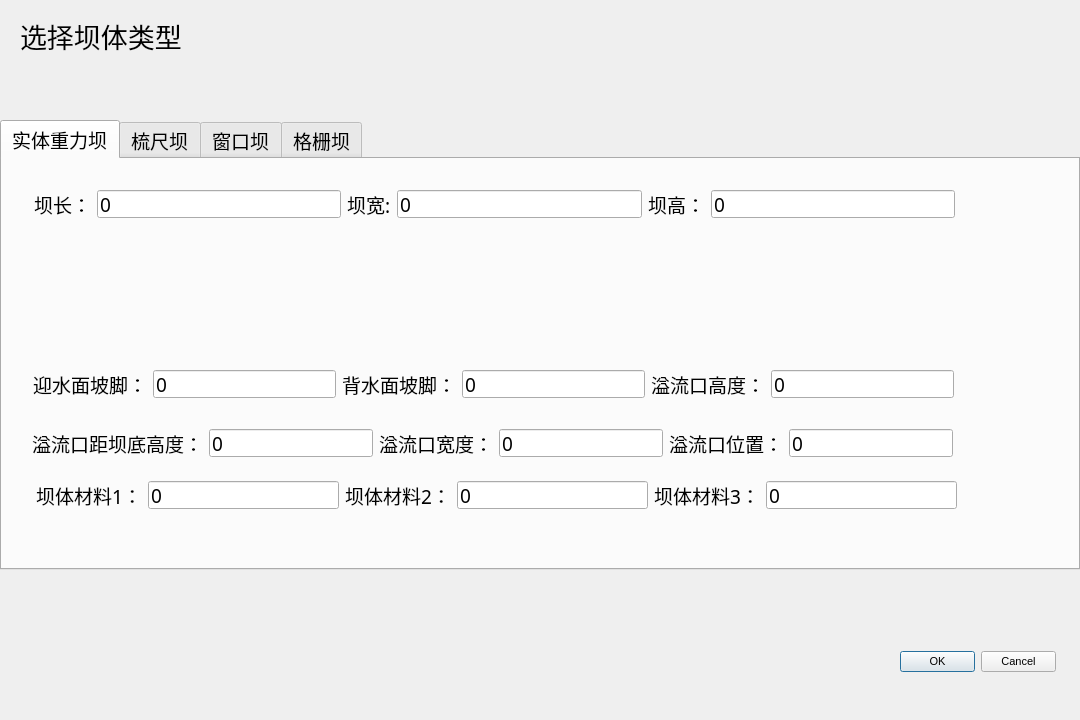
<?xml version="1.0" encoding="UTF-8"?>
<ui version="4.0">
 <class>Dialog_dam</class>
 <widget class="QDialog" name="Dialog_dam">
  <property name="geometry">
   <rect>
    <x>0</x>
    <y>0</y>
    <width>1080</width>
    <height>720</height>
   </rect>
  </property>
  <property name="font">
   <font>
    <family>黑体</family>
    <pointsize>14</pointsize>
   </font>
  </property>
  <property name="windowTitle">
   <string>Dialog</string>
  </property>
  <widget class="QLabel" name="label">
   <property name="geometry">
    <rect>
     <x>20</x>
     <y>20</y>
     <width>171</width>
     <height>31</height>
    </rect>
   </property>
   <property name="font">
    <font>
     <family>黑体</family>
     <pointsize>20</pointsize>
    </font>
   </property>
   <property name="text">
    <string>选择坝体类型</string>
   </property>
  </widget>
  <widget class="QTabWidget" name="tabWidget">
   <property name="enabled">
    <bool>true</bool>
   </property>
   <property name="geometry">
    <rect>
     <x>0</x>
     <y>120</y>
     <width>1080</width>
     <height>450</height>
    </rect>
   </property>
   <property name="tabShape">
    <enum>QTabWidget::Rounded</enum>
   </property>
   <property name="currentIndex">
    <number>0</number>
   </property>
   <property name="elideMode">
    <enum>Qt::ElideRight</enum>
   </property>
   <widget class="QWidget" name="tab">
    <attribute name="title">
     <string>实体重力坝</string>
    </attribute>
    <widget class="QWidget" name="layoutWidget">
     <property name="geometry">
      <rect>
       <x>32</x>
       <y>31</y>
       <width>921</width>
       <height>28</height>
      </rect>
     </property>
     <layout class="QHBoxLayout" name="horizontalLayout">
      <item>
       <widget class="QLabel" name="label_2">
        <property name="text">
         <string>坝长：</string>
        </property>
       </widget>
      </item>
      <item>
       <widget class="QLineEdit" name="lineEdit">
        <property name="text">
         <string>0</string>
        </property>
       </widget>
      </item>
      <item>
       <widget class="QLabel" name="label_3">
        <property name="text">
         <string>坝宽:</string>
        </property>
       </widget>
      </item>
      <item>
       <widget class="QLineEdit" name="lineEdit_2">
        <property name="text">
         <string>0</string>
        </property>
       </widget>
      </item>
      <item>
       <widget class="QLabel" name="label_4">
        <property name="text">
         <string>坝高：</string>
        </property>
       </widget>
      </item>
      <item>
       <widget class="QLineEdit" name="lineEdit_3">
        <property name="text">
         <string>0</string>
        </property>
       </widget>
      </item>
     </layout>
    </widget>
    <widget class="QWidget" name="layoutWidget">
     <property name="geometry">
      <rect>
       <x>30</x>
       <y>270</y>
       <width>921</width>
       <height>28</height>
      </rect>
     </property>
     <layout class="QHBoxLayout" name="horizontalLayout_3">
      <item>
       <widget class="QLabel" name="label_8">
        <property name="text">
         <string>溢流口距坝底高度：</string>
        </property>
       </widget>
      </item>
      <item>
       <widget class="QLineEdit" name="lineEdit_7">
        <property name="text">
         <string>0</string>
        </property>
       </widget>
      </item>
      <item>
       <widget class="QLabel" name="label_9">
        <property name="text">
         <string>溢流口宽度：</string>
        </property>
       </widget>
      </item>
      <item>
       <widget class="QLineEdit" name="lineEdit_8">
        <property name="text">
         <string>0</string>
        </property>
       </widget>
      </item>
      <item>
       <widget class="QLabel" name="label_10">
        <property name="text">
         <string>溢流口位置：</string>
        </property>
       </widget>
      </item>
      <item>
       <widget class="QLineEdit" name="lineEdit_9">
        <property name="text">
         <string>0</string>
        </property>
       </widget>
      </item>
     </layout>
    </widget>
    <widget class="QWidget" name="layoutWidget">
     <property name="geometry">
      <rect>
       <x>31</x>
       <y>211</y>
       <width>921</width>
       <height>28</height>
      </rect>
     </property>
     <layout class="QHBoxLayout" name="horizontalLayout_2">
      <item>
       <widget class="QLabel" name="label_5">
        <property name="text">
         <string>迎水面坡脚：</string>
        </property>
       </widget>
      </item>
      <item>
       <widget class="QLineEdit" name="lineEdit_4">
        <property name="text">
         <string>0</string>
        </property>
       </widget>
      </item>
      <item>
       <widget class="QLabel" name="label_6">
        <property name="text">
         <string>背水面坡脚：</string>
        </property>
       </widget>
      </item>
      <item>
       <widget class="QLineEdit" name="lineEdit_5">
        <property name="text">
         <string>0</string>
        </property>
       </widget>
      </item>
      <item>
       <widget class="QLabel" name="label_7">
        <property name="text">
         <string>溢流口高度：</string>
        </property>
       </widget>
      </item>
      <item>
       <widget class="QLineEdit" name="lineEdit_6">
        <property name="text">
         <string>0</string>
        </property>
       </widget>
      </item>
     </layout>
    </widget>
    <widget class="QWidget" name="layoutWidget">
     <property name="geometry">
      <rect>
       <x>34</x>
       <y>322</y>
       <width>921</width>
       <height>28</height>
      </rect>
     </property>
     <layout class="QHBoxLayout" name="horizontalLayout_4">
      <item>
       <widget class="QLabel" name="label_11">
        <property name="text">
         <string>坝体材料1：</string>
        </property>
       </widget>
      </item>
      <item>
       <widget class="QLineEdit" name="lineEdit_10">
        <property name="text">
         <string>0</string>
        </property>
       </widget>
      </item>
      <item>
       <widget class="QLabel" name="label_12">
        <property name="text">
         <string>坝体材料2：</string>
        </property>
       </widget>
      </item>
      <item>
       <widget class="QLineEdit" name="lineEdit_11">
        <property name="text">
         <string>0</string>
        </property>
       </widget>
      </item>
      <item>
       <widget class="QLabel" name="label_13">
        <property name="text">
         <string>坝体材料3：</string>
        </property>
       </widget>
      </item>
      <item>
       <widget class="QLineEdit" name="lineEdit_12">
        <property name="text">
         <string>0</string>
        </property>
       </widget>
      </item>
     </layout>
    </widget>
   </widget>
   <widget class="QWidget" name="tab_3">
    <attribute name="title">
     <string>梳尺坝</string>
    </attribute>
    <widget class="QLabel" name="label_14">
     <property name="geometry">
      <rect>
       <x>300</x>
       <y>150</y>
       <width>531</width>
       <height>141</height>
      </rect>
     </property>
     <property name="font">
      <font>
       <family>黑体</family>
       <pointsize>72</pointsize>
      </font>
     </property>
     <property name="text">
      <string>敬请期待</string>
     </property>
    </widget>
   </widget>
   <widget class="QWidget" name="tab_2">
    <attribute name="title">
     <string>窗口坝</string>
    </attribute>
    <widget class="QLabel" name="label_15">
     <property name="geometry">
      <rect>
       <x>300</x>
       <y>150</y>
       <width>531</width>
       <height>141</height>
      </rect>
     </property>
     <property name="font">
      <font>
       <family>黑体</family>
       <pointsize>72</pointsize>
      </font>
     </property>
     <property name="text">
      <string>敬请期待</string>
     </property>
    </widget>
   </widget>
   <widget class="QWidget" name="tab_4">
    <attribute name="title">
     <string>格栅坝</string>
    </attribute>
    <widget class="QLabel" name="label_16">
     <property name="geometry">
      <rect>
       <x>300</x>
       <y>150</y>
       <width>531</width>
       <height>141</height>
      </rect>
     </property>
     <property name="font">
      <font>
       <family>黑体</family>
       <pointsize>72</pointsize>
      </font>
     </property>
     <property name="text">
      <string>敬请期待</string>
     </property>
    </widget>
   </widget>
  </widget>
  <widget class="QDialogButtonBox" name="buttonBox">
   <property name="geometry">
    <rect>
     <x>900</x>
     <y>650</y>
     <width>156</width>
     <height>23</height>
    </rect>
   </property>
   <property name="font">
    <font>
     <family>Arial</family>
     <pointsize>8</pointsize>
    </font>
   </property>
   <property name="orientation">
    <enum>Qt::Horizontal</enum>
   </property>
   <property name="standardButtons">
    <set>QDialogButtonBox::Cancel|QDialogButtonBox::Ok</set>
   </property>
  </widget>
  <zorder>tabWidget</zorder>
  <zorder>label</zorder>
  <zorder>buttonBox</zorder>
 </widget>
 <resources/>
 <connections>
  <connection>
   <sender>buttonBox</sender>
   <signal>accepted()</signal>
   <receiver>Dialog_dam</receiver>
   <slot>accept()</slot>
   <hints>
    <hint type="sourcelabel">
     <x>248</x>
     <y>254</y>
    </hint>
    <hint type="destinationlabel">
     <x>157</x>
     <y>274</y>
    </hint>
   </hints>
  </connection>
  <connection>
   <sender>buttonBox</sender>
   <signal>rejected()</signal>
   <receiver>Dialog_dam</receiver>
   <slot>reject()</slot>
   <hints>
    <hint type="sourcelabel">
     <x>316</x>
     <y>260</y>
    </hint>
    <hint type="destinationlabel">
     <x>286</x>
     <y>274</y>
    </hint>
   </hints>
  </connection>
 </connections>
</ui>
